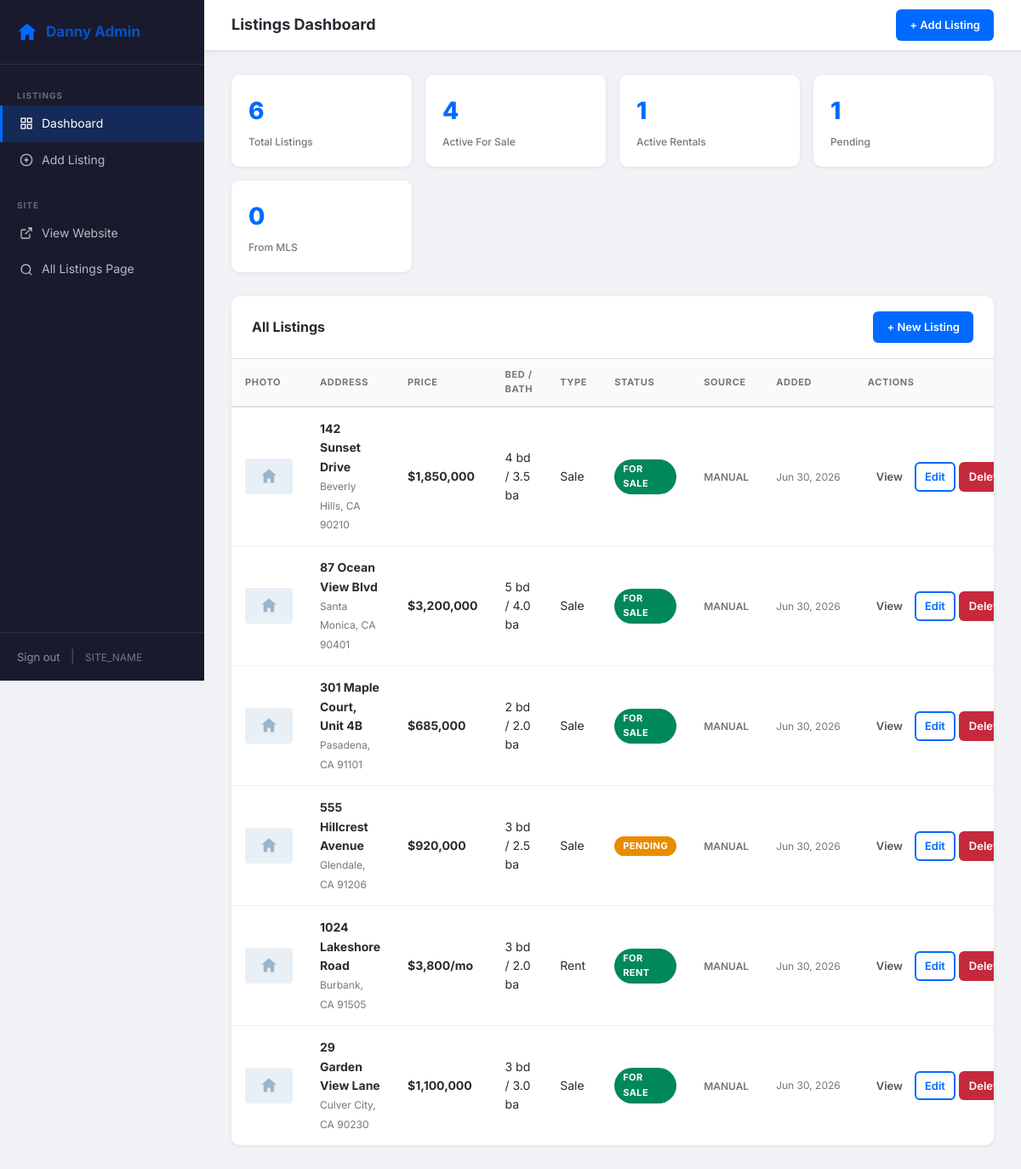
/v2/admin/index.php (signed in), run on the app's committed database.
### tables this page shows
CREATE TABLE IF NOT EXISTS `properties` (
  `id`             INT UNSIGNED     NOT NULL AUTO_INCREMENT,
  `address`        VARCHAR(255)     NOT NULL,
  `city`           VARCHAR(100)     NOT NULL,
  `state`          VARCHAR(50)      NOT NULL,
  `zip`            VARCHAR(20)      NOT NULL,
  `price`          DECIMAL(14,2)    NOT NULL,
  `beds`           TINYINT UNSIGNED NOT NULL DEFAULT 0,
  `baths`          DECIMAL(4,1)     NOT NULL DEFAULT 0,
  `sqft`           INT UNSIGNED     NULL,
  `lot_sqft`       INT UNSIGNED     NULL,
  `year_built`     SMALLINT         NULL,
  `property_type`  VARCHAR(50)      NOT NULL DEFAULT 'Single Family',
  `listing_type`   ENUM('sale','rent') NOT NULL DEFAULT 'sale',
  `status`         ENUM('active','pending','sold','off-market') NOT NULL DEFAULT 'active',
  `description`    TEXT             NULL,
  `photos`         JSON             NULL COMMENT 'JSON array of relative image paths',
  `hoa_fee`        DECIMAL(10,2)    NULL,
  `garage`         TINYINT UNSIGNED NULL COMMENT 'number of garage spaces',
  `mls_id`         VARCHAR(100)     NULL COMMENT 'MLS listing number (NULL for manual entries)',
  `source`         ENUM('manual','mls') NOT NULL DEFAULT 'manual',
  `created_at`     TIMESTAMP        NOT NULL DEFAULT CURRENT_TIMESTAMP,
  `updated_at`     TIMESTAMP        NOT NULL DEFAULT CURRENT_TIMESTAMP ON UPDATE CURRENT_TIMESTAMP,
  PRIMARY KEY (`id`),
  INDEX `idx_status`       (`status`),
  INDEX `idx_listing_type` (`listing_type`),
  INDEX `idx_city_state`   (`city`, `state`),
  INDEX `idx_price`        (`price`),
  INDEX `idx_source`       (`source`),
  UNIQUE KEY `uk_mls_id`   (`mls_id`)
);

### v2/includes/db.php (called while the page is built, shortened)
<?php
function db(): PDO {
    static $pdo = null;
    if ($pdo !== null) {
        return $pdo;
    }
    $dsn = sprintf(
        'mysql:host=%s;dbname=%s;charset=%s',
        DB_HOST, DB_NAME, DB_CHARSET
    );
    $options = [
        PDO::ATTR_ERRMODE            => PDO::ERRMODE_EXCEPTION,
        PDO::ATTR_DEFAULT_FETCH_MODE => PDO::FETCH_ASSOC,
        PDO::ATTR_EMULATE_PREPARES   => false,
    ];
    try {
        $pdo = new PDO($dsn, DB_USER, DB_PASS, $options);
    } catch (PDOException $e) {
        error_log('Database connection failed: ' . $e->getMessage());
        http_response_code(503);
        exit('<h1>Service temporarily unavailable</h1><p>Please try again shortly.</p>');
    }
    return $pdo;
}

### v2/admin/index.php (the view, shortened to what this page needs)
<?php
require_once __DIR__ . '/../includes/db.php';
require_once __DIR__ . '/../includes/functions.php';
$stats = db()->query("
    SELECT
        SUM(listing_type='sale' AND status='active')  AS sale_active,
        SUM(listing_type='rent' AND status='active')  AS rent_active,
        SUM(status='pending')                          AS pending,
        SUM(source='mls')                              AS from_mls,
        COUNT(*)                                       AS total
    FROM properties
")->fetch();
$rows = db()->query("SELECT * FROM properties ORDER BY created_at DESC")->fetchAll();
?>
<!DOCTYPE html>
<html lang="en">
<head>
  <link rel="stylesheet" href="/v2/assets/css/style.css">
</head>
<body class="admin-body">
<div class="admin-wrap">
  <?php require __DIR__ . '/partials/sidebar.php'; ?>
  <div class="admin-main">
    <div class="admin-topbar">
      <h1 class="admin-page-title">Listings Dashboard</h1>
      <a href="/v2/admin/add-listing.php" class="btn btn-primary btn-sm">+ Add Listing</a>
    </div>
    <div class="admin-content">
      <div class="admin-stats">
        <div class="admin-stat-card">
          <div class="stat-value"><?= (int)$stats['total'] ?></div>
          <div class="stat-label">Total Listings</div>
        </div>
        <div class="admin-stat-card">
          <div class="stat-value"><?= (int)$stats['sale_active'] ?></div>
          <div class="stat-label">Active For Sale</div>
        </div>
        <div class="admin-stat-card">
          <div class="stat-value"><?= (int)$stats['rent_active'] ?></div>
          <div class="stat-label">Active Rentals</div>
        </div>
        <div class="admin-stat-card">
          <div class="stat-value"><?= (int)$stats['pending'] ?></div>
          <div class="stat-label">Pending</div>
        </div>
        <div class="admin-stat-card">
          <div class="stat-value"><?= (int)$stats['from_mls'] ?></div>
          <div class="stat-label">From MLS</div>
        </div>
      </div>
      <div class="admin-card">
        <div class="admin-card-header">
          <h2 class="admin-card-title">All Listings</h2>
          <a href="/v2/admin/add-listing.php" class="btn btn-primary btn-sm">+ New Listing</a>
        </div>
        <div class="table-responsive">
          <table class="admin-table">
            <thead>
              <tr>
                <th class="col-photo">Photo</th>
                <th>Address</th>
                <th>Price</th>
                <th>Bed / Bath</th>
                <th>Type</th>
                <th>Status</th>
                <th>Source</th>
                <th>Added</th>
                <th class="col-actions">Actions</th>
              </tr>
            </thead>
            <tbody>
            <?php if (empty($rows)): ?>
              <tr><td colspan="9" style="text-align:center; color:var(--clr-text-muted); padding:40px;">No listings yet. <a href="/v2/admin/add-listing.php">Add your first listing.</a></td></tr>
            <?php else: ?>
              <?php foreach ($rows as $p): ?>
              <?php $photo = firstPhoto($p['photos']); ?>
              <tr>
                <td class="col-photo">
                  <?php if ($photo !== '/assets/img/house-placeholder.svg'): ?>
                    <img src="<?= e($photo) ?>" alt="">
                  <?php else: ?>
                    <div style="width:56px;height:42px;background:#e8eff5;border-radius:4px;display:flex;align-items:center;justify-content:center;">
                      <svg width="20" height="20" viewBox="0 0 32 32" fill="none"><path d="M16 2L2 14H6V28H13V20H19V28H26V14H30L16 2Z" fill="#9BB5CB"/></svg>
                    </div>
                  <?php endif; ?>
                </td>
                <td>
                  <strong><?= e($p['address']) ?></strong><br>
                  <span style="font-size:12px; color:var(--clr-text-muted);"><?= e($p['city']) ?>, <?= e($p['state']) ?> <?= e($p['zip']) ?></span>
                </td>
                <td class="price"><?= formatPrice((float)$p['price'], $p['listing_type']==='rent') ?></td>
                <td><?= (int)$p['beds'] ?> bd / <?= number_format((float)$p['baths'],1) ?> ba</td>
                <td><?= e($p['listing_type'] === 'rent' ? 'Rent' : 'Sale') ?></td>
                <td><?= statusBadge($p['status'], $p['listing_type']) ?></td>
                <td><span style="font-size:12px; text-transform:uppercase; font-weight:600; color:var(--clr-text-muted);"><?= e($p['source']) ?></span></td>
                <td style="font-size:12px; color:var(--clr-text-muted); white-space:nowrap;"><?= date('M j, Y', strtotime($p['created_at'])) ?></td>
                <td class="col-actions">
                  <a href="/v2/property.php?id=<?= (int)$p['id'] ?>" class="btn btn-ghost btn-sm" target="_blank" title="View on site">View</a>
                  <a href="/v2/admin/edit-listing.php?id=<?= (int)$p['id'] ?>" class="btn btn-outline btn-sm">Edit</a>
                  <a href="/v2/admin/delete-listing.php?id=<?= (int)$p['id'] ?>"
                     class="btn btn-danger btn-sm"
                     data-confirm="Delete this listing? This cannot be undone.">Delete</a>
                </td>
              </tr>
              <?php endforeach; ?>
            <?php endif; ?>
            </tbody>
          </table>
        </div>
      </div>
    </div>
  </div>
</div>
</body>
</html>

### v2/includes/functions.php (shortened to what this page needs)
<?php
require_once __DIR__ . '/db.php';
function formatPrice(float $price, bool $isRent = false): string {
    $fmt = '$' . number_format($price, 0);
    return $isRent ? $fmt . '/mo' : $fmt;
}
function e(string $s): string {
    return htmlspecialchars($s, ENT_QUOTES, 'UTF-8');
}
function decodePhotos(mixed $json): array {
    $decoded = is_string($json) ? json_decode($json, true) : $json;
    return is_array($decoded) ? $decoded : [];
}
function firstPhoto(mixed $json): string {
    $photos = decodePhotos($json);
    return !empty($photos) ? UPLOAD_URL . $photos[0] : '/assets/img/house-placeholder.svg';
}
function statusBadge(string $status, string $listingType): string {
    $labels = [
        'active'     => ($listingType === 'rent') ? 'For Rent' : 'For Sale',
        'pending'    => 'Pending',
        'sold'       => 'Sold',
        'off-market' => 'Off Market',
    ];
    $label = $labels[$status] ?? ucfirst($status);
    return '<span class="badge badge-' . e($status) . '">' . e($label) . '</span>';
}

### v2/assets/css/style.css (style rules this page uses)
:root { --clr-primary: #006AFF; --clr-primary-dark: #0553C7; --clr-primary-light: #EBF4FF; --clr-success: #00885A; --clr-pending: #E98C00; --clr-danger: #C7293C; --clr-sold: #767676; --clr-text: #2A2A33; --clr-text-mid: #555560; --clr-text-muted: #767676; --clr-border: #E0E0E0; --clr-bg: #F5F5F5; --clr-white: #FFFFFF; --shadow-sm: 0 1px 4px rgba(0,0,0,.08); --shadow-md: 0 2px 12px rgba(0,0,0,.10); --shadow-lg: 0 6px 24px rgba(0,0,0,.13); --shadow-card: 0 2px 8px rgba(0,0,0,.08); --shadow-hover:0 8px 24px rgba(0,0,0,.15); --radius-sm: 6px; --radius-md: 10px; --radius-lg: 16px; --radius-pill: 100px; --font-body: 'Inter', system-ui, -apple-system, sans-serif; --transition: 0.2s ease; }
*, *::before, *::after { box-sizing: border-box; margin: 0; padding: 0; }
html { scroll-behavior: smooth; }
body { font-family: var(--font-body); color: var(--clr-text); background: var(--clr-bg); font-size: 15px; line-height: 1.6; -webkit-font-smoothing: antialiased; }
a { color: var(--clr-primary); text-decoration: none; transition: color var(--transition); }
.btn { display: inline-flex; align-items: center; justify-content: center; gap: 6px; padding: 10px 20px; border-radius: var(--radius-sm); font-weight: 600; font-size: 14px; cursor: pointer; border: 2px solid transparent; transition: background var(--transition), color var(--transition), border-color var(--transition), box-shadow var(--transition); white-space: nowrap; text-decoration: none; }
.btn-primary { background: var(--clr-primary); color: #fff; }
.btn-outline { background: transparent; color: var(--clr-primary); border-color: var(--clr-primary); }
.btn-danger { background: var(--clr-danger); color: #fff; }
.btn-ghost { background: transparent; color: var(--clr-text-mid); border: none; }
.btn-sm { padding: 6px 14px; font-size: 13px; }
.badge { display: inline-block; padding: 3px 10px; border-radius: var(--radius-pill); font-size: 11px; font-weight: 700; letter-spacing: .04em; text-transform: uppercase; }
.badge-active { background: var(--clr-success); color: #fff; }
.badge-pending { background: var(--clr-pending); color: #fff; }
.stat-value { font-size: 22px; font-weight: 800; color: var(--clr-primary); }
.stat-label { font-size: 12px; color: var(--clr-text-muted); font-weight: 500; }
.admin-body { background: #F0F2F5; }
.admin-wrap { display: flex; min-height: 100vh; }
.admin-main { flex: 1; min-width: 0; }
.admin-topbar { background: var(--clr-white); border-bottom: 1px solid var(--clr-border); padding: 0 32px; height: 60px; display: flex; align-items: center; justify-content: space-between; box-shadow: var(--shadow-sm); }
.admin-page-title { font-size: 18px; font-weight: 700; }
.admin-content { padding: 28px 32px; }
.admin-stats { display: grid; grid-template-columns: repeat(auto-fill, minmax(180px, 1fr)); gap: 16px; margin-bottom: 28px; }
.admin-stat-card { background: var(--clr-white); border-radius: var(--radius-md); padding: 20px; box-shadow: var(--shadow-sm); }
.admin-stat-card .stat-value { font-size: 28px; font-weight: 800; color: var(--clr-primary); }
.admin-stat-card .stat-label { font-size: 12px; color: var(--clr-text-muted); margin-top: 4px; }
.admin-card { background: var(--clr-white); border-radius: var(--radius-md); box-shadow: var(--shadow-sm); overflow: hidden; }
.admin-card-header { display: flex; align-items: center; justify-content: space-between; padding: 18px 24px; border-bottom: 1px solid var(--clr-border); }
.admin-card-title { font-size: 16px; font-weight: 700; }
.admin-table { width: 100%; border-collapse: collapse; }
.admin-table th { font-size: 11px; font-weight: 700; text-transform: uppercase; letter-spacing: .06em; color: var(--clr-text-muted); text-align: left; padding: 10px 16px; border-bottom: 2px solid var(--clr-border); background: #FAFAFA; }
.admin-table td { padding: 14px 16px; border-bottom: 1px solid #F0F0F0; font-size: 14px; vertical-align: middle; }
.admin-table tr:last-child td { border-bottom: none; }
.admin-table .col-photo { width: 64px; }
.admin-table .col-actions { white-space: nowrap; }
.admin-table .col-actions a, .admin-table .col-actions button { font-size: 13px; padding: 5px 10px; }
.admin-table .price { font-weight: 700; }
.table-responsive { overflow-x: auto; }

### data on the page
properties: address "142 Sunset Drive", city "Beverly Hills", state "CA", zip "90210", price+listing_type "$1,850,000", beds "4", baths "3.5", listing_type "Sale", label "FOR SALE", source "MANUAL", created_at "Jun 30, 2026"
properties: address "87 Ocean View Blvd", city "Santa Monica", state "CA", zip "90401", price+listing_type "$3,200,000", beds "5", baths "4.0", listing_type "Sale", label "FOR SALE", source "MANUAL", created_at "Jun 30, 2026"
properties: address "301 Maple Court, Unit 4B", city "Pasadena", state "CA", zip "91101", price+listing_type "$685,000", beds "2", baths "2.0", listing_type "Sale", label "FOR SALE", source "MANUAL", created_at "Jun 30, 2026"
properties: address "555 Hillcrest Avenue", city "Glendale", state "CA", zip "91206", price+listing_type "$920,000", beds "3", baths "2.5", listing_type "Sale", label "PENDING", source "MANUAL", created_at "Jun 30, 2026"
properties: address "1024 Lakeshore Road", city "Burbank", state "CA", zip "91505", price+listing_type "$3,800/mo", beds "3", baths "2.0", listing_type "Rent", label "FOR RENT", source "MANUAL", created_at "Jun 30, 2026"
properties: address "29 Garden View Lane", city "Culver City", state "CA", zip "90230", price+listing_type "$1,100,000", beds "3", baths "3.0", listing_type "Sale", label "FOR SALE", source "MANUAL", created_at "Jun 30, 2026"

### other printed values
SITE_NAME "SITE_NAME"
$stats['total'] "6"
$stats['sale_active'] "4"
$stats['rent_active'] "1"
$stats['pending'] "1"
$stats['from_mls'] "0"
